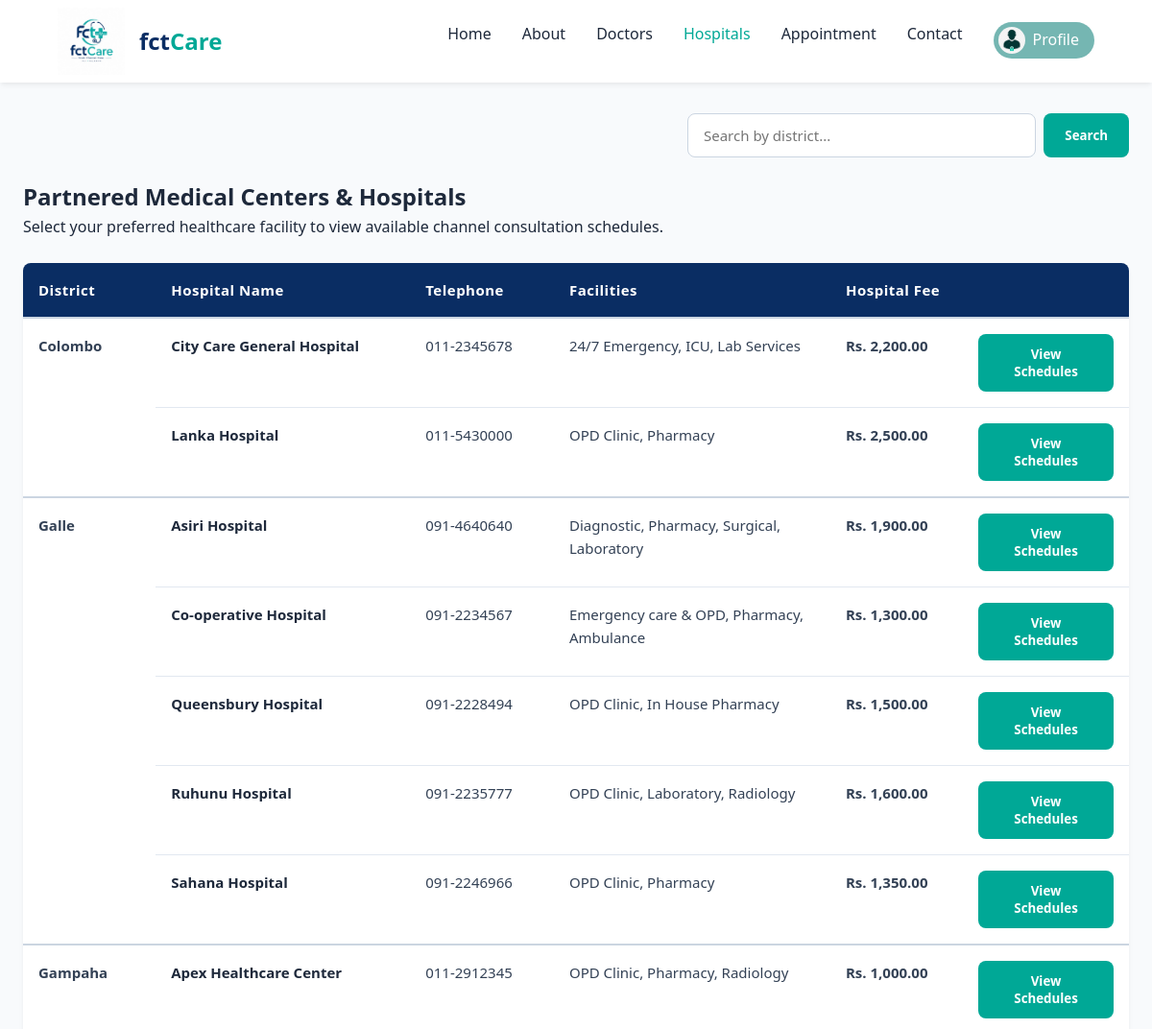
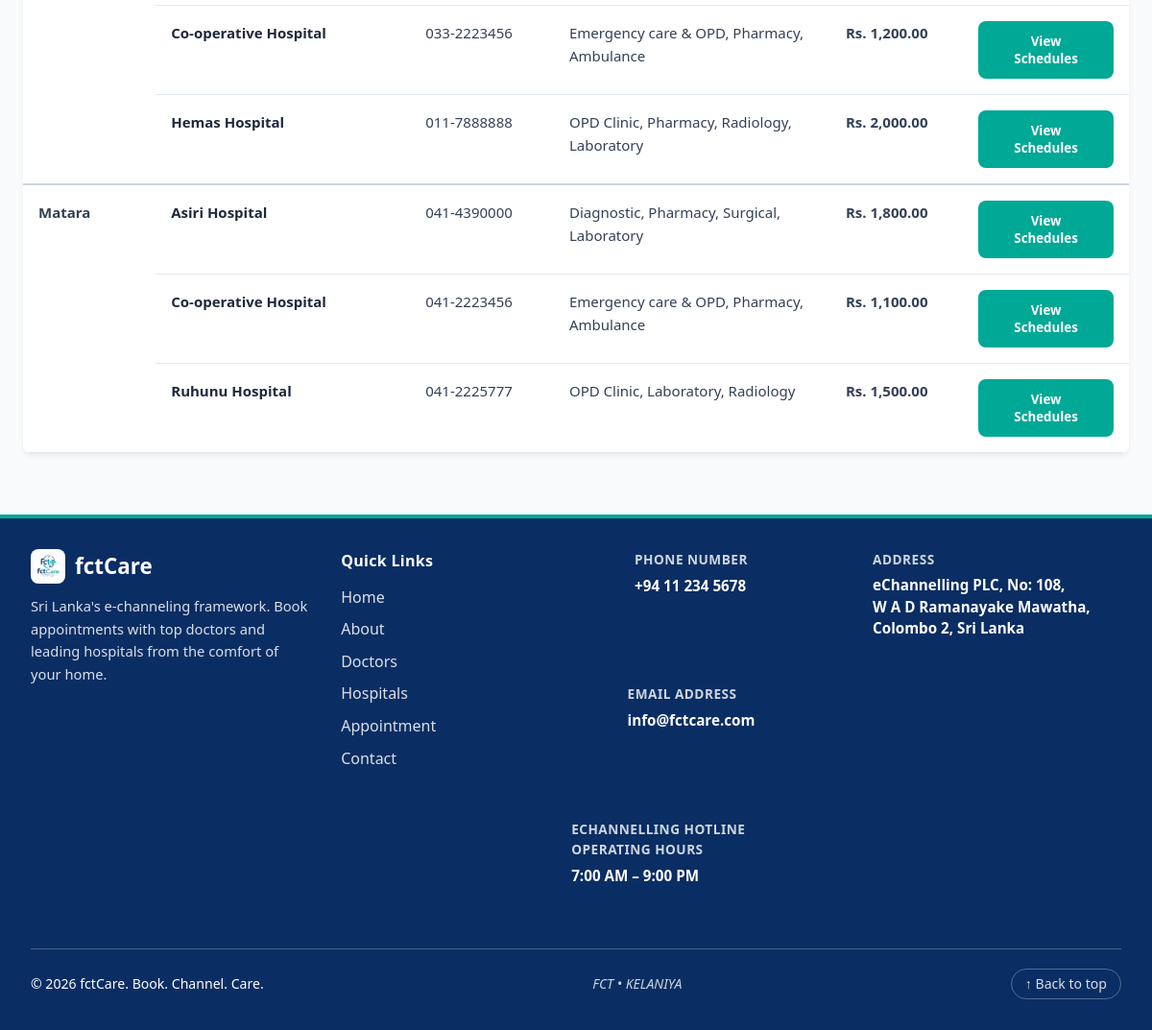
/hospitals.php (signed in), run on the app's committed database (2 pictures, top to bottom).
### tables this page shows
CREATE TABLE `hospitals` (
  `id` int(11) NOT NULL,
  `hospital_code` varchar(50) NOT NULL,
  `name` varchar(150) NOT NULL,
  `district` varchar(50) NOT NULL,
  `telephone` varchar(30) DEFAULT NULL,
  `facilities` text DEFAULT NULL,
  `fee` decimal(10,2) NOT NULL,
  `created_at` timestamp NOT NULL DEFAULT current_timestamp()
);

### hospitals.php (the view, shortened to what this page needs)
<?php
require_once "backend/config/db.php";
$avatar_image = "img 1.jpg";
$dashboards = [
    "patient" => "patient/dashboard.php",
    "doctor"  => "doctor/dashboard.php",
    "admin"   => "admin/dashboard.php"
];
$user_type = strtolower((string) ($_SESSION["user_type"] ?? ""));
$profile_link = $dashboards[$user_type] ?? "login.php";
$search_district = trim((string)($_GET["district"] ?? ""));
$hospitals = [];
$hospital_error = "";
$base_sql = "
    SELECT
        id,
        hospital_code,
        name,
        district,
        telephone,
        facilities,
        fee
    FROM hospitals
";
$order_sql = " ORDER BY district ASC, name ASC";
if ($search_district !== "") {
    $like = "%" . addcslashes($search_district, "%_\\") . "%";
    $stmt = $conn->prepare($base_sql . " WHERE district LIKE ? " . $order_sql);
    if ($stmt) {
        $stmt->bind_param("s", $like);
        $stmt->execute();
        $result = $stmt->get_result();
    } else {
        $result = false;
    }
} else {
    $result = $conn->query($base_sql . $order_sql);
}
if ($result) {
    while ($row = $result->fetch_assoc()) {
        $hospitals[] = $row;
    }
} else {
    $hospital_error = "Unable to load hospitals from the database.";
}
function e($value)
{
    return htmlspecialchars(
        (string)($value ?? ""),
        ENT_QUOTES,
        "UTF-8"
    );
}
?>
<!DOCTYPE html>
<html lang="en">
<head>
    <link rel="stylesheet" href="style.css">
</head>
<body>
    <nav class="navbar">
        <a href="index.php" class="brand">
            <img src="logo.jpeg" alt="fctCare Logo" class="logo">
            fct<span>Care</span>
        </a>
        <ul class="nav-links" id="navLinks">
            <li><a href="index.php" class="active">Home</a></li>
            <li><a href="about.php">About</a></li>
            <li><a href="doctors.php">Doctors</a></li>
            <li><a href="hospitals.php">Hospitals</a></li>
            <li><a href="appointment.php">Appointment</a></li>
            <li><a href="contact.php">Contact</a></li>
            <li>
                <?php if (isset($_SESSION["user_type"])): ?>
                    <a href="<?= htmlspecialchars($profile_link, ENT_QUOTES, 'UTF-8') ?>"
                    class="profile-btn">
                        <img src="<?= htmlspecialchars($avatar_image, ENT_QUOTES, 'UTF-8') ?>"
                            alt="Profile">
                        Profile
                    </a>
                <?php else: ?>
                    <a href="login.php" class="login-btn">🔒 Login</a>
                <?php endif; ?>
            </li>
        </ul>
</nav>
<main class="container">
    <div class="search-wrap">
        <form class="hospital-search" method="get" action="hospitals.php">
            <input
                type="text"
                name="district"
                value="<?= e($search_district) ?>"
                placeholder="Search by district..."
                aria-label="Search hospitals by district"
                autocomplete="off"
            >
            <button type="submit" class="btn btn_2">Search</button>
        </form>
    </div>
    <h2>Partnered Medical Centers & Hospitals</h2>
    <p style="margin-bottom: 24px;">
        Select your preferred healthcare facility
        to view available channel consultation schedules.
    </p>
    <div class="hospital_table">
        <table class="hospital_data">
            <thead>
                <tr>
                    <th style="width: 12%;">District</th>
                    <th style="width: 23%;">Hospital Name</th>
                    <th style="width: 13%;">Telephone</th>
                    <th style="width: 25%;">Facilities</th>
                    <th style="width: 12%;">Hospital Fee</th>
                    <th style="width: 15%;"></th>
                </tr>
            </thead>
            <tbody>
                <?php if ($hospital_error !== ""): ?>
                    <tr>
                        <td colspan="6">
                            <?= e($hospital_error) ?>
                        </td>
                    </tr>
                <?php else: ?>
                    <?php
                    $district_groups = [];
                    foreach ($hospitals as $hospital) {
                        $district_name = trim(
                            $hospital["district"] ?? ""
                        );
                        $district_groups[$district_name][] = $hospital;
                    }
                    foreach (
                        $district_groups as $district_name => $district_hospitals
                    ):
                        $rowspan = count($district_hospitals);
                        $first_row = true;
                        foreach ($district_hospitals as $hospital):
                            $top_border = $first_row
                                ? 'style="border-top: 2px solid #cbd5e1;"'
                                : '';
                            $hospital_id = (int)$hospital["id"];
                            $hospital_name = $hospital["name"] ?? "";
                    ?>
                        <tr>
                            <?php if ($first_row): ?>
                                <td
                                    class="district"
                                    rowspan="<?= (int)$rowspan ?>"
                                    <?= $top_border ?>
                                >
                                    <?= e($district_name) ?>
                                </td>
                            <?php endif; ?>
                            <td <?= $top_border ?>>
                                <b>
                                    <?= e($hospital_name) ?>
                                </b>
                            </td>
                            <td <?= $top_border ?>>
                                <?= e($hospital["telephone"] ?? "") ?>
                            </td>
                            <td <?= $top_border ?>>
                                <?= e($hospital["facilities"] ?? "") ?>
                            </td>
                            <td class="fee-text" <?= $top_border ?>>
                                Rs.
                                <?= number_format(
                                    (float)($hospital["fee"] ?? 0),
                                    2
                                ) ?>
                            </td>
                            <td <?= $top_border ?>>
                                <button
                                    type="button"
                                    class="btn btn_2"
                                    onclick="showSchedule(
                                        <?= $hospital_id ?>,
                                        <?= htmlspecialchars(
                                            json_encode(
                                                $hospital_name,
                                                JSON_HEX_TAG |
                                                JSON_HEX_APOS |
                                                JSON_HEX_QUOT |
                                                JSON_HEX_AMP
                                            ),
                                            ENT_QUOTES,
                                            'UTF-8'
                                        ) ?>
                                    )"
                                >
                                    View Schedules
                                </button>
                            </td>
                        </tr>
                    <?php
                            $first_row = false;
                        endforeach;
                    endforeach;
                    ?>
                <?php endif; ?>
            </tbody>
        </table>
    </div>
</main>
<footer class="footer">
        <div class="footer-top">
            <div class="footer-brand">
                <a href="index.php" class="footer-logo">
                    <img src="logo.jpeg" alt="fctCare Logo">
                    <span>fctCare</span>
                </a>
                <p>Sri Lanka's e-channeling framework. Book appointments with top doctors and leading hospitals from the comfort of your home.</p>
            </div>
            <div class="footer-col">
                <h4>Quick Links</h4>
                <ul class="footer-links">
                    <li><a href="index.php">Home</a></li>
                    <li><a href="about.php">About</a></li>
                    <li><a href="doctors.php">Doctors</a></li>
                    <li><a href="hospitals.php">Hospitals</a></li>
                    <li><a href="appointment.php">Appointment</a></li>
                    <li><a href="contact.php">Contact</a></li>
                </ul>
            </div>
            <div class="footer-col footer-contact">
                <div class="contact-item">
                    <h4>Phone Number</h4>
                    <a href="tel:+94112345678">+94 11 234 5678</a>
                </div>
                <div class="contact-item">
                    <h4>Email Address</h4>
                    <a href="mailto:info@fctcare.com">info@fctcare.com</a>
                </div>
                <div class="contact-item">
                    <h4>eChannelling Hotline Operating Hours</h4>
                    <span>7:00 AM – 9:00 PM</span>
                </div>
            </div>
            <div class="footer-col footer-contact">
                <div class="contact-item">
                    <h4>Address</h4>
                    <address style="font-style: normal;">
                        eChannelling PLC, No: 108,<br>
                        W A D Ramanayake Mawatha,<br>
                        Colombo 2, Sri Lanka
                    </address>
                </div>
            </div>
        </div>
        <div class="footer-bottom">
            <p>&copy; 2026 fctCare. Book. Channel. Care.</p>
            <p class="footer_text">FCT • KELANIYA</p>
            <a href="#" class="back-to-top" aria-label="Back to top">↑ Back to top</a>
        </div>
    </footer>
</body>
</html>

### style.css (style rules this page uses)
* { margin: 0; padding: 0; box-sizing: border-box; font-family: 'Segoe UI', Tahoma, Geneva, Verdana, sans-serif; }
body { background-color: #f8fafc; color: #1e293b; line-height: 1.6; }
.navbar { background-color: #ffffff; box-shadow: 0 4px 6px -1px rgba(0, 0, 0, 0.05), 0 2px 4px -1px rgba(0, 0, 0, 0.03); position: sticky; top: 0; z-index: 1000; display: flex; justify-content: space-between; align-items: center; padding: 0.5rem 5%; }
.brand { font-size: 24px; font-weight: 700; color: #0a2d63; text-decoration: none; display: flex; align-items: center; }
.brand span { color: #00a896; }
.logo { height: 70px; width: auto; object-fit: contain; margin-right: 15px; }
.nav-links { display: flex; list-style: none; gap: 32px; }
.nav-links a { text-decoration: none; color: #1e293b; font-weight: 500; transition: all 0.3s ease; }
.nav-links a:hover, .nav-links a.active { color: #00a896; }
.container { max-width: 1200px; margin: 2rem auto; padding: 0 24px; min-height: 70vh; }
.footer { background-color: #0a2d63; color: #ffffff; text-align: center; padding: 32px; margin-top: 64px; border-top: 4px solid #00a896; }
.footer_text { font-style: italic; opacity: 0.8; margin-top: 24px; font-size: 14px; }
.footer-contact { display: flex; flex-wrap: wrap; justify-content: center; gap: 75px; margin-bottom: 20px; text-align: left; }
.footer-contact .contact-item h4 { margin: 0 0 6px 0; font-size: 14px; text-transform: uppercase; letter-spacing: 0.5px; opacity: 0.8; }
.footer-contact .contact-item span, .footer-contact .contact-item address { font-weight: 600; }
.footer-contact .contact-item a { color: inherit; text-decoration: none; font-weight: 600; }
.btn { display: inline-block; padding: 12px 24px; background-color: #00a896; color: #ffffff; border: none; border-radius: 8px; cursor: pointer; text-decoration: none; font-weight: 600; transition: all 0.3s ease; }
.footer-top { display: grid; grid-template-columns: 1.4fr 1fr 1.2fr 1.4fr; gap: 32px; text-align: left; padding-bottom: 28px; margin-bottom: 20px; border-bottom: 1px solid color-mix(in srgb, currentColor 25%, transparent); }
.footer-top h4 { margin: 0 0 12px 0; font-size: 1rem; letter-spacing: 0.3px; }
.footer-brand .footer-logo { display: inline-flex; align-items: center; gap: 10px; font-size: 1.4rem; font-weight: 700; text-decoration: none; color: inherit; margin-bottom: 12px; }
.footer-brand .footer-logo img { width: 36px; height: 36px; border-radius: 8px; object-fit: cover; }
.footer-brand p { margin: 0; font-size: 0.92rem; line-height: 1.6; opacity: 0.85; }
.footer-links { list-style: none; margin: 0; padding: 0; display: flex; flex-direction: column; gap: 8px; }
.footer-links a { text-decoration: none; color: inherit; opacity: 0.85; transition: opacity 0.2s ease, transform 0.2s ease; display: inline-block; }
.footer-col .contact-item { margin-bottom: 14px; }
.footer-col .contact-item h4 { margin-bottom: 4px; font-size: 0.85rem; opacity: 0.8; font-weight: 600; }
.footer-col .contact-item a, .footer-col .contact-item span, .footer-col .contact-item address { font-size: 0.95rem; line-height: 1.5; }
.footer-bottom { display: flex; justify-content: space-between; align-items: center; flex-wrap: wrap; gap: 10px; font-size: 0.88rem; }
.footer-bottom p { margin: 0; }
.footer-bottom .back-to-top { text-decoration: none; color: inherit; opacity: 0.85; border: 1px solid color-mix(in srgb, currentColor 35%, transparent); padding: 4px 14px; border-radius: 20px; transition: opacity 0.2s ease; }

### data on the page
hospitals: district_name "Colombo", name "City Care General Hospital", telephone "011-2345678", facilities "24/7 Emergency, ICU, Lab Services", fee "2,200.00"
hospitals: name "Lanka Hospital", telephone "011-5430000", facilities "OPD Clinic, Pharmacy", fee "2,500.00"
hospitals: district_name "Galle", name "Asiri Hospital", telephone "091-4640640", facilities "Diagnostic, Pharmacy, Surgical, Laboratory", fee "1,900.00"
hospitals: name "Co-operative Hospital", telephone "091-2234567", facilities "Emergency care & OPD, Pharmacy, Ambulance", fee "1,300.00"
hospitals: name "Queensbury Hospital", telephone "091-2228494", facilities "OPD Clinic, In House Pharmacy", fee "1,500.00"
hospitals: name "Ruhunu Hospital", telephone "091-2235777", facilities "OPD Clinic, Laboratory, Radiology", fee "1,600.00"
hospitals: name "Sahana Hospital", telephone "091-2246966", facilities "OPD Clinic, Pharmacy", fee "1,350.00"
hospitals: district_name "Gampaha", name "Apex Healthcare Center", telephone "011-2912345", facilities "OPD Clinic, Pharmacy, Radiology", fee "1,000.00"
hospitals: name "Co-operative Hospital", telephone "033-2223456", facilities "Emergency care & OPD, Pharmacy, Ambulance", fee "1,200.00"
hospitals: name "Hemas Hospital", telephone "011-7888888", facilities "OPD Clinic, Pharmacy, Radiology, Laboratory", fee "2,000.00"
hospitals: name "Asiri Hospital", telephone "041-4390000", facilities "Diagnostic, Pharmacy, Surgical, Laboratory", fee "1,800.00"
hospitals: district "Matara", name "Ruhunu Hospital", telephone "041-2225777", facilities "OPD Clinic, Laboratory, Radiology", fee "1,500.00"
hospitals: name "Co-operative Hospital", telephone "041-2223456", facilities "Emergency care & OPD, Pharmacy, Ambulance", fee "1,100.00"
